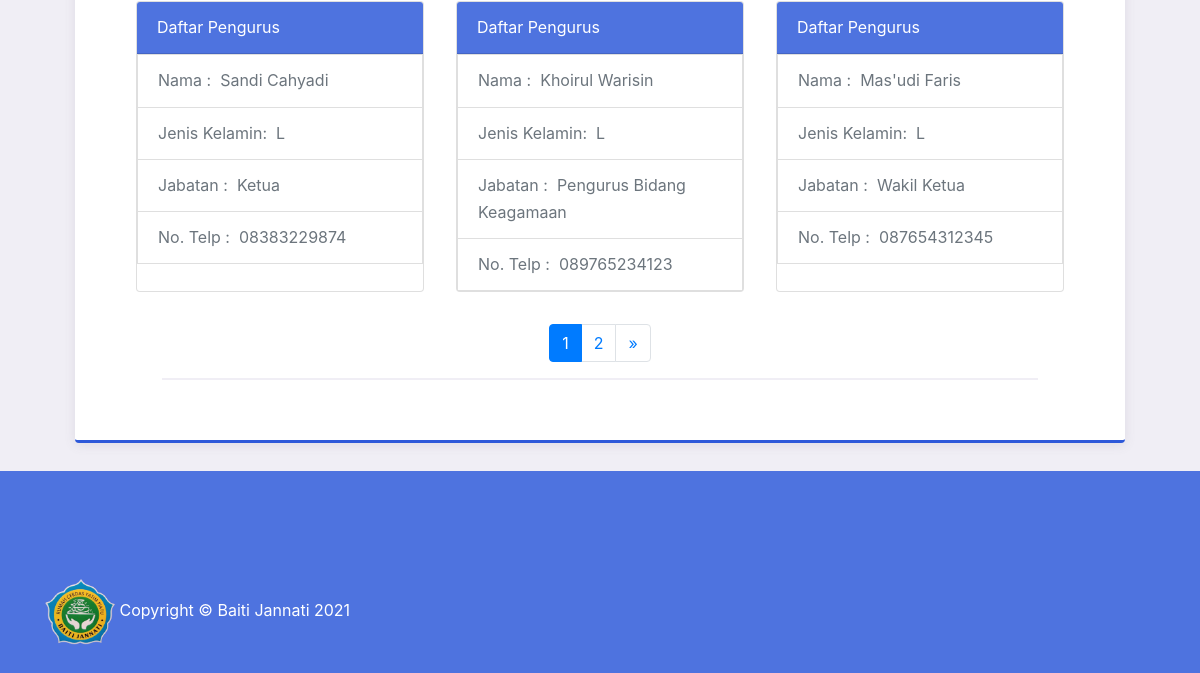
/index.php/kontak (lower part), run on an earlier commit of the app's database.
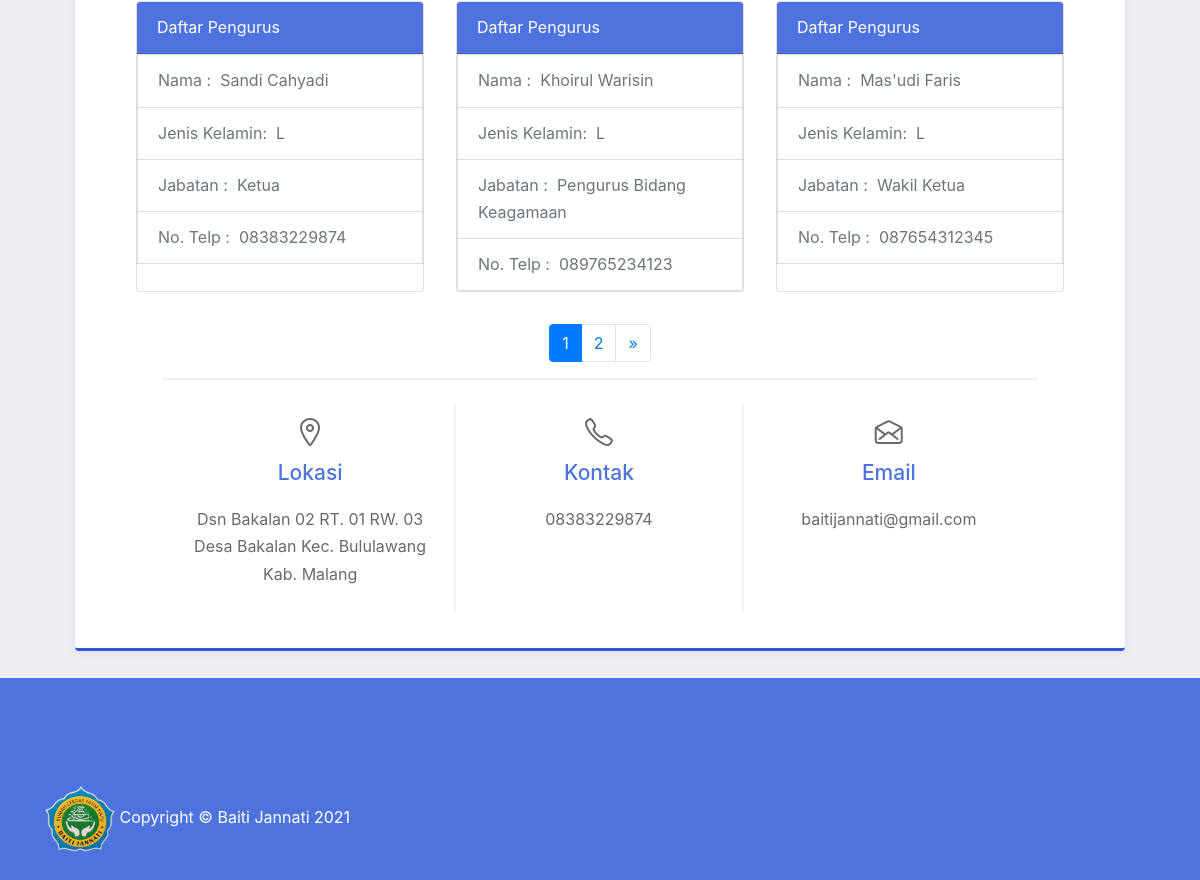
And on a later commit of the database.
### tables this page shows
CREATE TABLE `pengurus` (
  `id_pengurus` int(11) NOT NULL,
  `id_jabatan` int(11) NOT NULL,
  `nama_pengurus` varchar(128) NOT NULL,
  `jenis_kelamin` enum('L','P') NOT NULL,
  `jabatan` enum('ketua','wakil','sekretaris','bendahara','anggota aktif','anggota pasif') NOT NULL,
  `no_telp` varchar(20) NOT NULL
);

CREATE TABLE `jabatan` (
  `id_jabatan` int(11) NOT NULL,
  `jabatan` varchar(128) NOT NULL
);

CREATE TABLE `pengaturan` (
  `id_pengaturan` int(11) NOT NULL,
  `id_user` int(11) NOT NULL,
  `sejarah` text NOT NULL,
  `kondisi` text NOT NULL,
  `foto` varchar(128) NOT NULL,
  `mitra_berbagi` text NOT NULL,
  `lokasi` varchar(256) NOT NULL,
  `kontak` varchar(128) NOT NULL,
  `email` varchar(128) NOT NULL,
  `motivasi` text NOT NULL,
  `created_at` datetime NOT NULL DEFAULT current_timestamp(),
  `updated_at` datetime DEFAULT NULL ON UPDATE current_timestamp()
);

### application/controllers/kontak.php (called while the page is built, shortened)
<?php
class Kontak extends CI_Controller
{
    public function __construct()
    {
        $this->load->model('admin/Pengurus_model');
        $this->load->model('admin/Jabatan_model');
        $this->load->model('admin/Pengaturan_model');
        $this->load->library('pagination');
    }
    public function index()
    {
        $data['title'] = 'Baiti Jannati | Kontak';
        $config['base_url'] = 'http://localhost:8080/baitijannati/kontak/index';
        $config['total_rows'] = $this->Pengurus_model->countAllPengurus();
        $config['per_page'] = 3;
        $data['start'] = $this->uri->segment(3);
        $data['pengurus'] = $this->Pengurus_model->showPengurusPagination($config['per_page'], $data['start']);
        $data['pengaturan'] = $this->Pengaturan_model->showPengaturan();
        $data['title'] = 'Baiti Jannati | Kontak';
        $this->load->view('template/header', $data);
        $this->load->view('kontak', $data);
        $this->load->view('template/footer', $data);
    }
}

### index.php (called while the page is built, shortened)
<?php
require_once BASEPATH.'core/CodeIgniter.php';

### application/config/config.php (called while the page is built, shortened)
<?php
$config['base_url'] = 'http://localhost:8080/baitijannati';
$config['index_page'] = '';
$config['uri_protocol']    = 'REQUEST_URI';
$config['url_suffix'] = '';
$config['language']    = 'english';
$config['charset'] = 'UTF-8';
$config['enable_hooks'] = FALSE;
$config['subclass_prefix'] = 'MY_';
$config['composer_autoload'] = "./vendor/autoload.php";
$config['permitted_uri_chars'] = 'a-z 0-9~%.:_\-';
$config['enable_query_strings'] = FALSE;
$config['controller_trigger'] = 'c';
$config['function_trigger'] = 'm';
$config['directory_trigger'] = 'd';
$config['allow_get_array'] = TRUE;
$config['log_threshold'] = 0;
$config['log_path'] = '';
$config['log_file_extension'] = '';
$config['log_file_permissions'] = 0644;
$config['log_date_format'] = 'Y-m-d H:i:s';
$config['error_views_path'] = '';
$config['cache_path'] = '';
$config['cache_query_string'] = FALSE;
$config['encryption_key'] = '';
$config['sess_driver'] = 'files';
$config['sess_cookie_name'] = 'ci_session';
$config['sess_expiration'] = 7200;
$config['sess_save_path'] = NULL;
$config['sess_match_ip'] = FALSE;
$config['sess_time_to_update'] = 300;
$config['sess_regenerate_destroy'] = FALSE;
$config['cookie_prefix']    = '';
$config['cookie_domain']    = '';
$config['cookie_path']        = '/';
$config['cookie_secure']    = FALSE;
$config['cookie_httponly']     = FALSE;
$config['standardize_newlines'] = FALSE;
$config['global_xss_filtering'] = FALSE;
$config['csrf_protection'] = FALSE;
$config['csrf_token_name'] = 'csrf_test_name';
$config['csrf_cookie_name'] = 'csrf_cookie_name';
$config['csrf_expire'] = 7200;
$config['csrf_regenerate'] = TRUE;
$config['csrf_exclude_uris'] = array();
$config['compress_output'] = FALSE;
$config['time_reference'] = 'local';
$config['rewrite_short_tags'] = FALSE;
$config['proxy_ips'] = '';

### application/models/admin/pengurus_model.php (called while the page is built, shortened)
<?php
class Pengurus_model extends CI_Model
{
    public function showPengurusPagination($limit, $start)
    {
        $this->db->select('pengurus.*, jabatan.jabatan');
        $this->db->join('jabatan', 'pengurus.id_jabatan = jabatan.id_jabatan');
        return $this->db->get('pengurus', $limit, $start)->result();
    }
    public function countAllPengurus()
    {
        return $this->db->get('pengurus')->num_rows();
    }
}

### application/models/admin/Pengaturan_model.php (called while the page is built, shortened)
<?php
class Pengaturan_model extends CI_Model
{
    public function showPengaturan()
    {
        $this->db->select('pengaturan.*, user.name');
        $this->db->join('user', 'pengaturan.id_user = user.id_user');
        return $this->db->get('pengaturan')->result();
    }
}

### application/views/kontak.php (the view, shortened to what the changed rows need)
<body>
    <div class="bg-light">
        <div class="container   wow fadeInUp">
            <div class="container mr-12  wow fadeInUp">
                <div class="container">
                    <div class="row justify-content-center">
                        <div class="col">
                            <div class="card-page">
                                <div class="row justify-content-center">
                                    <?php foreach ($pengurus as $ad) : ?>
                                    <div class="card mr-3 ml-3 mb-3 " style="width: 18rem;">
                                        <div class="card-header text-white bg-primary">
                                            Daftar Pengurus
                                        </div>
                                        <ul class="list-group list-group-flush">
                                            <div class="text-muted">
                                                <li class="list-group-item">Nama : &nbsp;<?= $ad->nama_pengurus ?></li>
                                                <li class="list-group-item">Jenis Kelamin:
                                                    &nbsp;<?= $ad->jenis_kelamin ?></li>
                                                <li class="list-group-item">Jabatan : &nbsp;<?= $ad->jabatan ?></li>
                                                <li class="list-group-item">No. Telp : &nbsp;<?= $ad->no_telp ?></li>
                                            </div>
                                        </ul>
                                    </div>
                                    <?php endforeach ?>
                                    <div class="container   wow fadeInUp">
                                        <div class="row justify-content-center">
                                            <div class="col-lg-10 my-3 wow fadeInUp">
                                                <?php
                                                  foreach ($pengaturan as $ad) : ?>
                                                <div class="row row-beam-md">
                                                    <div class="col-md-4 text-center py-3 py-md-2">
                                                        <i class="mai-location-outline h3"></i>
                                                        <p class="fg-primary fw-medium fs-vlarge">Lokasi</p>
                                                        <p class="mb-0"><?= $ad->lokasi ?></p>
                                                    </div>
                                                    <div class="col-md-4 text-center py-3 py-md-2">
                                                        <i class="mai-call-outline h3"></i>
                                                        <p class="fg-primary fw-medium fs-vlarge">Kontak</p>
                                                        <p class="mb-1"><?= $ad->kontak ?></p>
                                                    </div>
                                                    <div class="col-md-4 text-center py-3 py-md-2">
                                                        <i class="mai-mail-open-outline h3"></i>
                                                        <p class="fg-primary fw-medium fs-vlarge">Email</p>
                                                        <p class="mb-1"><?= $ad->email ?></p>
                                                    </div>
                                                </div>
                                                <?php endforeach ?>
                                            </div>
                                        </div>
                                    </div>
                                </div>
                            </div>
                            <br>
                        </div>
                    </div>
                </div>
            </div>
        </div>
    </div>
</body>

What changed in the data, as far as the page shows it:
added pengaturan: lokasi "Dsn Bakalan 02 RT. 01 RW. 03 Desa Bakalan Kec. Bululawang Kab. Malang", kontak "08383229874", email "baitijannati@gmail.com"
